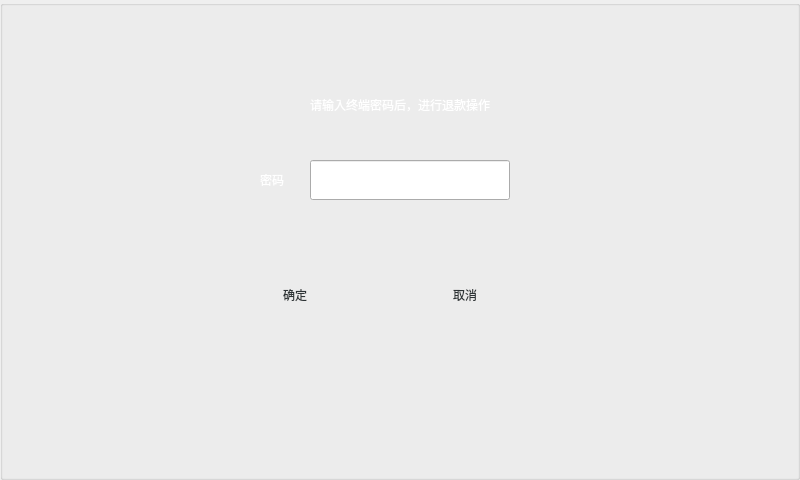
  <widget class="QGroupBox" name="groupBox_login">
   <property name="geometry">
    <rect>
     <x>0</x>
     <y>0</y>
     <width>800</width>
     <height>480</height>
    </rect>
   </property>
   <property name="styleSheet">
    <string notr="true">QGroupBox#groupBox_login{background-color: rgba(0, 0, 0, 0.5);border:none}
</string>
   </property>
   <property name="title">
    <string/>
   </property>
   <widget class="QPushButton" name="pushButton_login">
    <property name="geometry">
     <rect>
      <x>220</x>
      <y>270</y>
      <width>150</width>
      <height>50</height>
     </rect>
    </property>
    <property name="focusPolicy">
     <enum>Qt::NoFocus</enum>
    </property>
    <property name="styleSheet">
     <string notr="true">QPushButton{border:none;background-image: url(:/images/btnBg.gif);font: 400 14pt &quot;Ubuntu&quot;;color: rgb(46, 52, 54);} 
QPushButton:pressed{border:none;background-image: url(:/images/btnBg_down.gif);} 
</string>
    </property>
    <property name="text">
     <string>确定</string>
    </property>
   </widget>
   <widget class="QLabel" name="label_title_2">
    <property name="geometry">
     <rect>
      <x>220</x>
      <y>90</y>
      <width>360</width>
      <height>30</height>
     </rect>
    </property>
    <property name="styleSheet">
     <string notr="true">color: rgb(255, 255, 255);
font: 500 16pt &quot;Ubuntu&quot;;</string>
    </property>
    <property name="text">
     <string>请输入终端密码后，进行退款操作</string>
    </property>
    <property name="alignment">
     <set>Qt::AlignCenter</set>
    </property>
   </widget>
   <widget class="QLabel" name="label_erroMes">
    <property name="geometry">
     <rect>
      <x>280</x>
      <y>220</y>
      <width>200</width>
      <height>20</height>
     </rect>
    </property>
    <property name="styleSheet">
     <string notr="true">color: rgb(255, 255, 255);
font: 400 12pt &quot;Ubuntu&quot;;</string>
    </property>
    <property name="text">
     <string/>
    </property>
    <property name="alignment">
     <set>Qt::AlignCenter</set>
    </property>
   </widget>
   <widget class="QLineEdit" name="lineEdit_password">
    <property name="geometry">
     <rect>
      <x>310</x>
      <y>160</y>
      <width>200</width>
      <height>40</height>
     </rect>
    </property>
    <property name="styleSheet">
     <string notr="true">font:500 14pt &quot;Ubuntu&quot;;</string>
    </property>
    <property name="readOnly">
     <bool>false</bool>
    </property>
   </widget>
   <widget class="QLabel" name="label_password">
    <property name="geometry">
     <rect>
      <x>260</x>
      <y>170</y>
      <width>40</width>
      <height>20</height>
     </rect>
    </property>
    <property name="styleSheet">
     <string notr="true">color: rgb(255, 255, 255);
font: 400 14pt &quot;Ubuntu&quot;;</string>
    </property>
    <property name="text">
     <string>密码</string>
    </property>
   </widget>
   <widget class="QPushButton" name="pushButton_back">
    <property name="geometry">
     <rect>
      <x>390</x>
      <y>270</y>
      <width>150</width>
      <height>50</height>
     </rect>
    </property>
    <property name="focusPolicy">
     <enum>Qt::NoFocus</enum>
    </property>
    <property name="styleSheet">
     <string notr="true">QPushButton{border:none;background-image: url(:/images/btnBg.gif);font: 400 14pt &quot;Ubuntu&quot;;color: rgb(46, 52, 54);} 
QPushButton:pressed{border:none;background-image: url(:/images/btnBg_down.gif);} 
</string>
    </property>
    <property name="text">
     <string>取消</string>
    </property>
   </widget>
  </widget>
